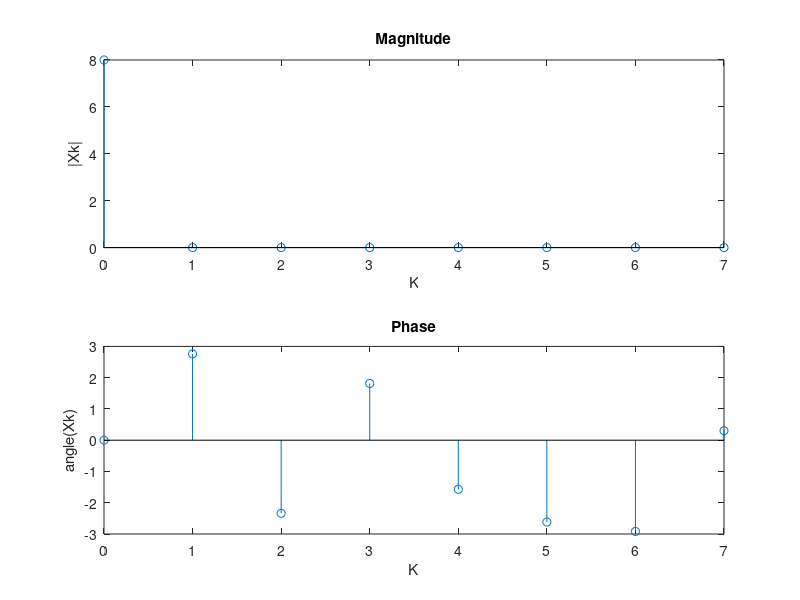

MATLAB code to generate this figure:
% user:	Mohamed Harby
% date: 15-DEC-2021
N = 8;
xn = ones(N, 1);

Wn = zeros(N); % N*N matrix --> twiddle fator
for k=0:N-1
    for n=0:N-1
        Wn(k+1, n+1) = exp(-1i * 2 * pi * k * n/ N);
    end
end

k = 0:N-1;
Xk = Wn * xn;

subplot(2, 1, 1); %plot two figures in a single window
stem(k, abs(Xk)); % plot discrete values at K points
xlabel('K')
ylabel('|Xk|')
title('Magnitude')

subplot(2,1, 2); %plot two figures in a single window
stem(k, angle(Xk)); % plot discrete values at K points
xlabel('K')
ylabel('angle(Xk)')
title('Phase')

